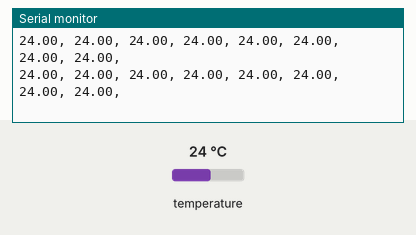
Simulated run of this sketch. Board: ESP32. Parts: the last lines printed to the serial monitor. The inputs (shaded band) are chosen by the test bench; at power-on: temperature 24 °C.

Above: at 1.3 s.
1.4 s: temperature set to 12 °C
At 2.2 s:
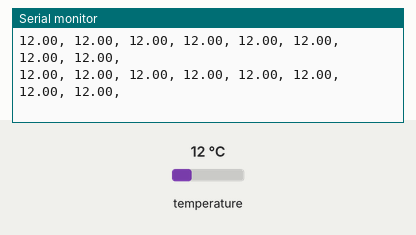
2.9 s: temperature set to 19 °C
At 3.8 s:
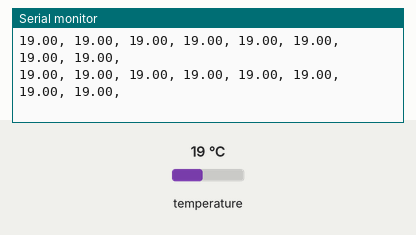
Timing chart, 0 to 5.9 s (numbered marks = the images above; inputs shaded):
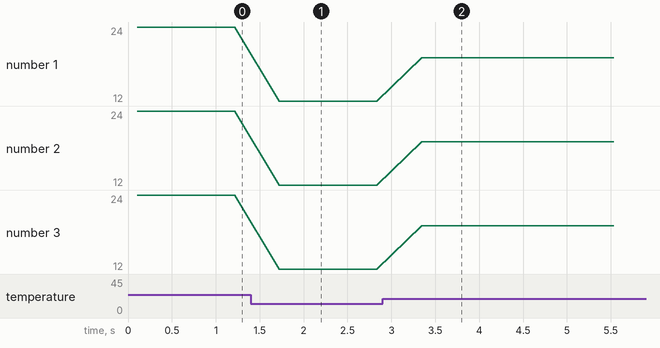

Measured:
- after the input at 1.4 s, the serial monitor: prints a new line after 0.32 s (image 1)
- after the input at 2.9 s, the serial monitor: prints a new line after 0.44 s (image 2)
- plotted number 1: 24 → 12 after the input at 1.4 s, 12 → 19 after the input at 2.9 s
- plotted number 2: 24 → 12 after the input at 1.4 s, 12 → 19 after the input at 2.9 s
- plotted number 3: 24 → 12 after the input at 1.4 s, 12 → 19 after the input at 2.9 s

The sketch:

thermal_camera.ino
```cpp
#include <Wire.h>
#include <Adafruit_AMG88xx.h>

Adafruit_AMG88xx amg;

float pixels[64];  // 8x8 = 64 values

void setup() {
  Serial.begin(115200);
  Wire.begin(21, 22); // SDA, SCL
  if (!amg.begin()) {
    Serial.println("Could not find a valid AMG88xx sensor, check wiring!");
    while (1);
  }
  delay(100);
}

void loop() {
  amg.readPixels(pixels);
  for (int i = 0; i < 64; i++) {
    Serial.print(pixels[i]);
    Serial.print(", ");
    if ((i + 1) % 8 == 0) Serial.println(); // new line every 8 values
  }
  Serial.println(); // extra space between frames
  delay(500);
}
```
